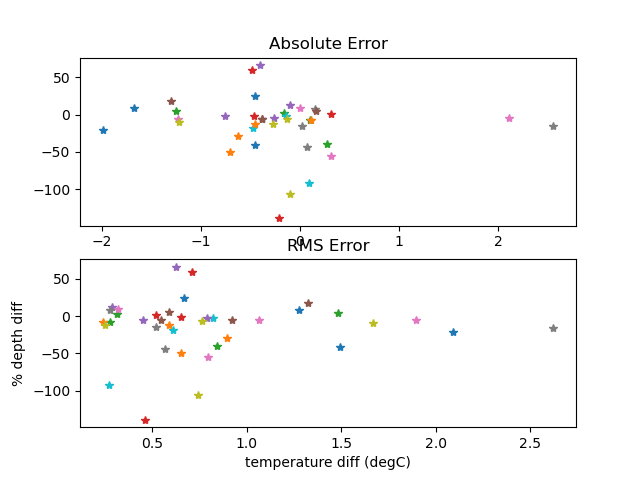

Generate this figure with Python:
"""
Created on Fri Mar 21 11:50:39 2014

compares depth error with temperature error

@author: jmanning
"""
import pandas as pd
import numpy as np
from matplotlib import pyplot as plt

# read files once stored in /net/data5/jmanning/modvsobs/

dft=pd.read_csv('totalcalculate_25Mar2014.csv',index_col=0)
dfd=pd.read_csv('compare_depths.out',index_col=0)
f=plt.figure()
ax1=f.add_subplot(211)
ax2=f.add_subplot(212)
for k in range(len(dft)):
   for j in range(len(dfd)):
       if dft.index[k]==dfd.index[j]:
           #plt.plot(dft['mean'][k],abs(dfd['perc_diff'][j]),'*')
           ax1.plot(dft['mean'][k],dfd['perc_diff'][j],'*')
           ax1.set_title('Absolute Error')
           #ax1.annotate(dft.index[k],(dft['mean'][k],dfd['perc_diff'][j]),fontsize=6)
           ax2.plot(dft['rms'][k],dfd['perc_diff'][j],'*')
           ax2.set_title('RMS Error')
           #ax2.annotate(dft.index[k],(dft['rms'][k],dfd['perc_diff'][j]),fontsize=6)
plt.xlabel('temperature diff (degC)')
plt.ylabel('% depth diff')
plt.show()
plt.savefig('deptherr_vs_temperr.png')
